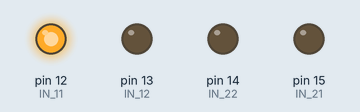
The sketch below on a simulated Arduino Uno, built with avr-gcc and run on an emulated ATmega328P. On the bench: output pins drawn as LEDs (lit = HIGH). What the sketch prints to the serial monitor is not drawn.

Above: at 0.1 s.
Timing chart, 0 to 1.6 s (numbered marks = the images above):
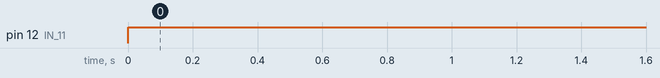

Measured:
- by itself, pin 12 (IN_11): LOW → HIGH at 0.00 s

The sketch:

3-1.ino
```cpp
#define IN_11 12
#define IN_12 13
#define IN_21 15
#define IN_22 14

void setup() {
  Serial.begin(9600);
  pinMode(IN_11,OUTPUT);
  pinMode(IN_12,OUTPUT);
  pinMode(IN_21,OUTPUT);
  pinMode(IN_22,OUTPUT);
}

void loop() {
  Serial.println("go");
  //오른쪽모터
  digitalWrite(IN_11,HIGH);
  analogWrite(IN_12,127);

  //왼쪽모터
  digitalWrite(IN_21,LOW);
  analogWrite(IN_22,127);
  delay(2000);
}

//땅에 놓고 작동하세요(책상에서 낙하 주의).
```
